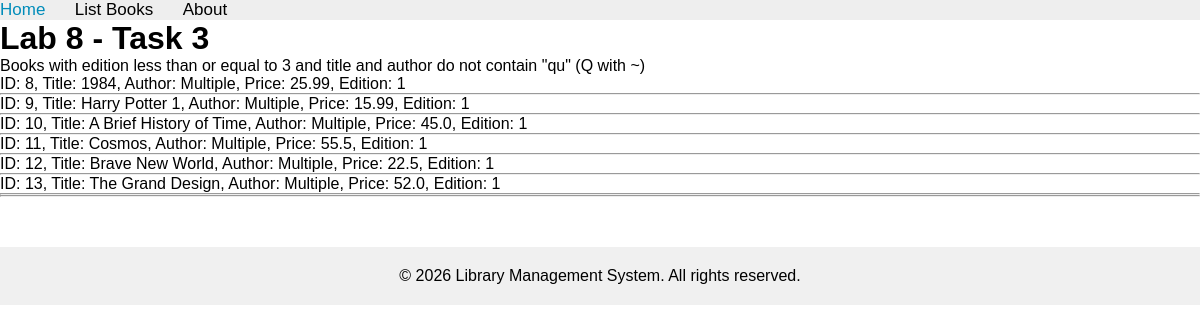
The app's page /books/lab8/task3, older data.
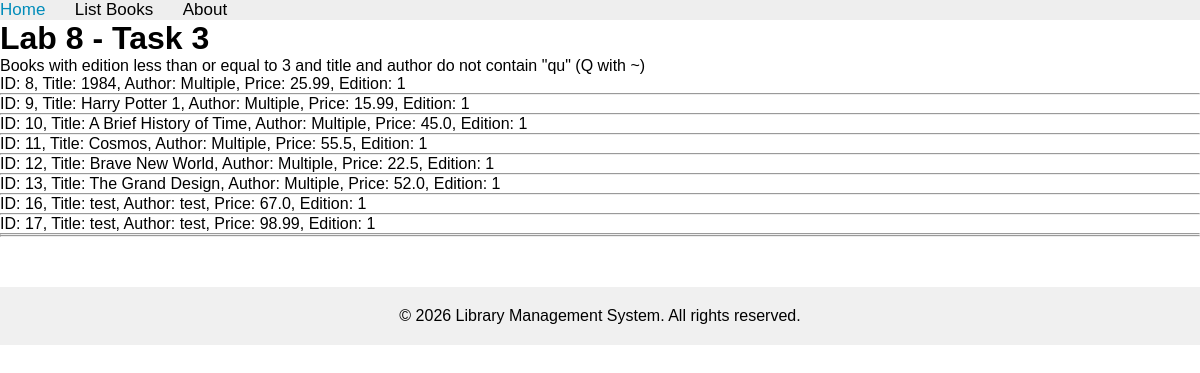
The same page, newer data.
### apps/bookmodule/models.py (models this page shows, shortened)
class Book(models.Model):
    title = models.CharField(max_length=100)
    price = models.FloatField(default=0.0)
    quantity = models.IntegerField(default=1)
    pubdate = models.DateTimeField()
    rating = models.SmallIntegerField(default=1)
    publisher = models.ForeignKey(Publisher, null=True, blank=True, on_delete=models.SET_NULL, related_name='books')
    authors = models.ManyToManyField(Author, related_name='books')
    author = models.CharField(max_length=50, default='Unknown')
    edition = models.SmallIntegerField(default=1)

### apps/bookmodule/views.py (the view)
# urls.py: path('lab8/task3', views.lab8_task3, name="books.lab8_task3"),
def lab8_task3(request):
    contains_qu = Q(title__icontains='qu') | Q(author__icontains='qu')
    books = Book.objects.filter(Q(edition__lte=3) & ~contains_qu)
    return render(request, 'bookmodule/lab8_task3.html', {'books': books})

### apps/templates/bookmodule/lab8_task3.html (shortened to what this page needs)
{% extends "layouts/base.html" %}
{% block content %}
<h1>Lab 8 - Task 3</h1>
<p>Books with edition less than or equal to 3 and title and author do not contain "qu" (Q with ~)</p>
{% if books %}
    {% for book in books %}
        ID: {{ book.id }}, Title: {{ book.title }}, Author: {{ book.author }}, Price: {{ book.price }}, Edition: {{ book.edition }}
        <hr>
    {% endfor %}
{% else %}
    <p>No books found.</p>
{% endif %}
{% endblock content %}

Row changes from the older to the newer data that the page shows:
added Book: id "16", title "test", author "test", price "67.0", edition "1"
added Book: id "17", title "test", author "test", price "98.99", edition "1"
